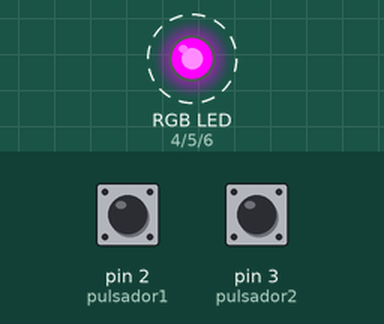
Simulated run of this sketch. Board: Arduino Uno, built with avr-gcc and run on an emulated ATmega328P. Parts: an RGB LED mixed from three pins (HIGH = lit). Dashed ring = blinking. The test bench sets the inputs (shaded band); at power-on: pin 2 (pulsador1) HIGH, pin 3 (pulsador2) HIGH. What the sketch prints to the serial monitor is not drawn.

Above: at 3.8 s.
3.9 s: pin 2 (pulsador1) pulled LOW for 1.8 s
At 5.8 s:
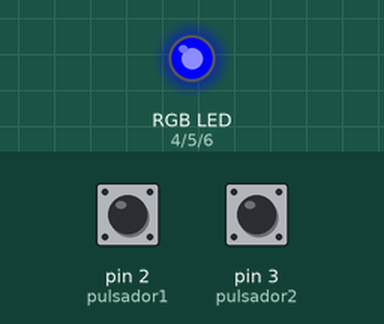
10.2 s: pin 2 (pulsador1) pulled LOW for 3.2 s
At 14.8 s:
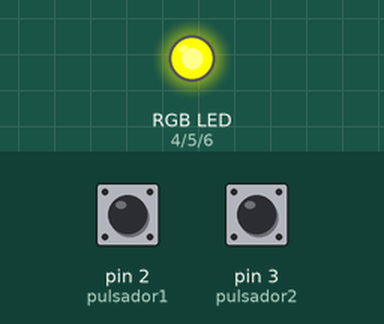
14.9 s: pin 3 (pulsador2) pulled LOW for 1.8 s
18.7 s: pin 2 (pulsador1) driven LOW and pin 3 (pulsador2) driven LOW
At 21.0 s:
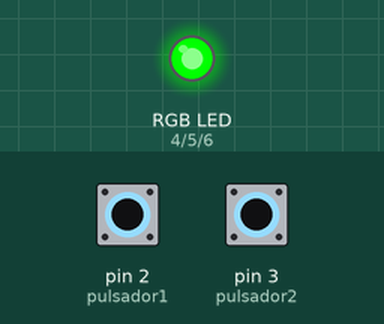
Timing chart, 0 to 22.2 s (numbered marks = the images above; inputs shaded):
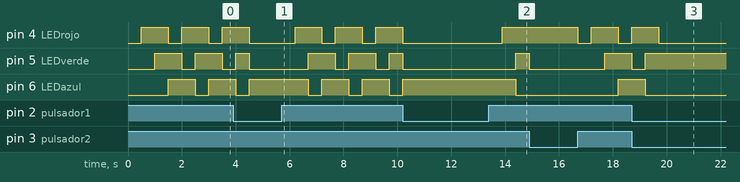

Measured:
- after the input at 18.7 s, pin 4 (LEDrojo): goes on until 19.7 s, then stays LOW; pin 5 (LEDverde): goes on until 19.2 s, then stays HIGH; pin 6 (LEDazul): goes on until 19.2 s, then stays LOW
- by itself, pin 4 (LEDrojo): repeats every 1.5 s: HIGH 1.0 s, LOW 0.50 s

The sketch:

RGB.ino
```cpp
/*
 Fundacion Kinal
 Centro Educativo Tecnico Laboral Kinal
 Electronica
 Grado: Quinto
 Seccion: A
 Curso: Taller de electronica digital y reparacion de computadoras
 Nombre: Esteban Andres Rivas Arreaga
 Carnet: 2020198
 */

#define pulsador1 2//define pulsador 1 en pin 2
#define pulsador2 3//define pulsador 2 en pin 3
#define LEDrojo   4//define LED rojo en pin 4
#define LEDverde  5//define LED verde en pin 5
#define LEDazul   6//define LED azul en pin 6
void setup() {
  Serial.begin(9600);//inicio de la comunicacion serial
  pinMode(pulsador1,INPUT_PULLUP);//pone el pulsador1 como pullup
  pinMode(pulsador2,INPUT_PULLUP);//pone el pulsador2 como pullup
  pinMode(LEDrojo,OUTPUT);
  pinMode(LEDverde,OUTPUT);
  pinMode(LEDazul,OUTPUT);
  Serial.println("LED RGB");
  Serial.println("Hecho por Esteban");

}

void loop()
{
  bool boton1 = digitalRead(pulsador1);
  bool boton2 = digitalRead(pulsador2);

  if (boton1 == LOW && boton2 == HIGH) { // Se presiona el botón 1
    digitalWrite(LEDrojo, LOW); // Enciende el LED rojo
    digitalWrite(LEDverde, LOW); // Apaga el LED verde
    digitalWrite(LEDazul, HIGH); // Enciende el LED azul
  } else if (boton1 == HIGH && boton2 == LOW) { // Se presiona el botón 2
    digitalWrite(LEDrojo, HIGH); // Apaga el LED rojo
    digitalWrite(LEDverde, LOW); // Enciende el LED verde
    digitalWrite(LEDazul, LOW); // Enciende el LED azul
  } else if (boton1 == LOW && boton2 == LOW) { // Se presionan ambos botones
    digitalWrite(LEDrojo, LOW); // Enciende el LED rojo
    digitalWrite(LEDverde, HIGH); // Apaga el LED verde
    digitalWrite(LEDazul, LOW); // Apaga el LED azul
  } else { // No se presiona ningún botón
    digitalWrite(LEDrojo,LOW);
    delay(500);
    digitalWrite(LEDrojo,HIGH);
    digitalWrite(LEDverde,LOW);
    delay(500);
    digitalWrite(LEDverde,HIGH);
    digitalWrite(LEDazul,LOW);
    delay(500);
    digitalWrite(LEDazul,HIGH);

  }

}
```
